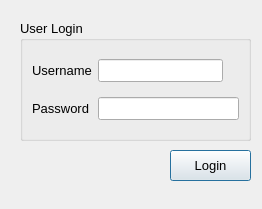
<?xml version="1.0" encoding="UTF-8"?>
<ui version="4.0">
 <class>userlogin</class>
 <widget class="QDialog" name="userlogin">
  <property name="geometry">
   <rect>
    <x>0</x>
    <y>0</y>
    <width>262</width>
    <height>209</height>
   </rect>
  </property>
  <property name="minimumSize">
   <size>
    <width>172</width>
    <height>120</height>
   </size>
  </property>
  <property name="windowTitle">
   <string>Login</string>
  </property>
  <widget class="QPushButton" name="btnLogin">
   <property name="geometry">
    <rect>
     <x>170</x>
     <y>150</y>
     <width>81</width>
     <height>31</height>
    </rect>
   </property>
   <property name="sizePolicy">
    <sizepolicy hsizetype="Fixed" vsizetype="Fixed">
     <horstretch>0</horstretch>
     <verstretch>0</verstretch>
    </sizepolicy>
   </property>
   <property name="font">
    <font>
     <pointsize>10</pointsize>
    </font>
   </property>
   <property name="text">
    <string>Login</string>
   </property>
  </widget>
  <widget class="QGroupBox" name="groupBox">
   <property name="geometry">
    <rect>
     <x>20</x>
     <y>20</y>
     <width>231</width>
     <height>121</height>
    </rect>
   </property>
   <property name="sizePolicy">
    <sizepolicy hsizetype="Fixed" vsizetype="Fixed">
     <horstretch>0</horstretch>
     <verstretch>0</verstretch>
    </sizepolicy>
   </property>
   <property name="font">
    <font>
     <pointsize>10</pointsize>
    </font>
   </property>
   <property name="title">
    <string>User Login</string>
   </property>
   <layout class="QGridLayout" name="gridLayout">
    <item row="0" column="0">
     <widget class="QLabel" name="label">
      <property name="sizePolicy">
       <sizepolicy hsizetype="Fixed" vsizetype="Preferred">
        <horstretch>0</horstretch>
        <verstretch>0</verstretch>
       </sizepolicy>
      </property>
      <property name="font">
       <font>
        <pointsize>10</pointsize>
       </font>
      </property>
      <property name="text">
       <string>Username</string>
      </property>
     </widget>
    </item>
    <item row="0" column="1">
     <widget class="QLineEdit" name="txtUsername">
      <property name="sizePolicy">
       <sizepolicy hsizetype="Fixed" vsizetype="Fixed">
        <horstretch>0</horstretch>
        <verstretch>0</verstretch>
       </sizepolicy>
      </property>
     </widget>
    </item>
    <item row="1" column="0">
     <widget class="QLabel" name="label_2">
      <property name="font">
       <font>
        <pointsize>10</pointsize>
       </font>
      </property>
      <property name="text">
       <string>Password</string>
      </property>
     </widget>
    </item>
    <item row="1" column="1">
     <widget class="QLineEdit" name="txtPassword">
      <property name="echoMode">
       <enum>QLineEdit::Password</enum>
      </property>
     </widget>
    </item>
   </layout>
  </widget>
 </widget>
 <tabstops>
  <tabstop>txtUsername</tabstop>
  <tabstop>txtPassword</tabstop>
 </tabstops>
 <resources/>
 <connections/>
</ui>
